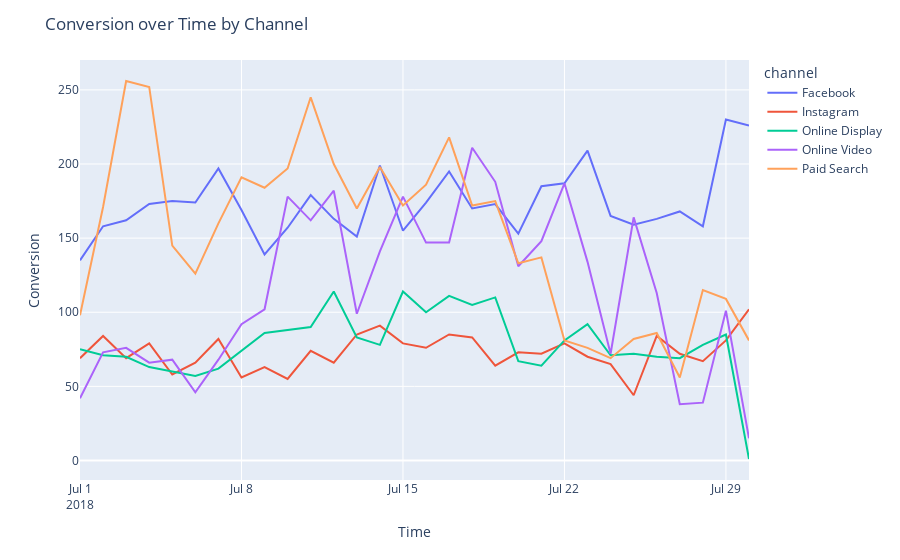

The cell this chart's notebook holds for it:
### Code cell
fig = px.line(conversions, x = 'time', y = 'conversion', color = 'channel')
fig.update_layout(title = 'Conversion over Time by Channel',
                  xaxis_title = 'Time',
                  yaxis_title = 'Conversion')
fig.show()

### Figure 1 — Plotly figure (JSON) as saved in the notebook; plotly's stock layout.template omitted (floating-point values rounded to 4 significant figures)
{"data": [{"hovertemplate": "channel=Facebook<br>time=%{x}<br>conversion=%{y}<extra></extra>", "legendgroup": "Facebook", "line": {"color": "#636efa", "dash": "solid"}, "marker": {"symbol": "circle"}, "mode": "lines", "name": "Facebook", "orientation": "v", "showlegend": true, "type": "scatter", "x": ["2018-07-01", "2018-07-02", "2018-07-03", "2018-07-04", "2018-07-05", "2018-07-06", "2018-07-07", "2018-07-08", "2018-07-09", "2018-07-10", "2018-07-11", "2018-07-12", "2018-07-13", "2018-07-14", "2018-07-15", "2018-07-16", "2018-07-17", "2018-07-18", "2018-07-19", "2018-07-20", "2018-07-21", "2018-07-22", "2018-07-23", "2018-07-24", "2018-07-25", "2018-07-26", "2018-07-27", "2018-07-28", "2018-07-29", "2018-07-30"], "xaxis": "x", "y": [135, 158, 162, 173, 175, 174, 197, 169, 139, 157, 179, 163, 151, 199, 155, 174, 195, 170, 173, 153, 185, 187, 209, 165, 159, 163, 168, 158, 230, 226], "yaxis": "y"}, {"hovertemplate": "channel=Instagram<br>time=%{x}<br>conversion=%{y}<extra></extra>", "legendgroup": "Instagram", "line": {"color": "#EF553B", "dash": "solid"}, "marker": {"symbol": "circle"}, "mode": "lines", "name": "Instagram", "orientation": "v", "showlegend": true, "type": "scatter", "x": ["2018-07-01", "2018-07-02", "2018-07-03", "2018-07-04", "2018-07-05", "2018-07-06", "2018-07-07", "2018-07-08", "2018-07-09", "2018-07-10", "2018-07-11", "2018-07-12", "2018-07-13", "2018-07-14", "2018-07-15", "2018-07-16", "2018-07-17", "2018-07-18", "2018-07-19", "2018-07-20", "2018-07-21", "2018-07-22", "2018-07-23", "2018-07-24", "2018-07-25", "2018-07-26", "2018-07-27", "2018-07-28", "2018-07-29", "2018-07-30"], "xaxis": "x", "y": [69, 84, 69, 79, 58, 66, 82, 56, 63, 55, 74, 66, 85, 91, 79, 76, 85, 83, 64, 73, 72, 79, 70, 65, 44, 84, 72, 67, 81, 102], "yaxis": "y"}, {"hovertemplate": "channel=Online Display<br>time=%{x}<br>conversion=%{y}<extra></extra>", "legendgroup": "Online Display", "line": {"color": "#00cc96", "dash": "solid"}, "marker": {"symbol": "circle"}, "mode": "lines", "name": "Online Display", "orientation": "v", "showlegend": true, "type": "scatter", "x": ["2018-07-01", "2018-07-02", "2018-07-03", "2018-07-04", "2018-07-06", "2018-07-07", "2018-07-09", "2018-07-11", "2018-07-12", "2018-07-13", "2018-07-14", "2018-07-15", "2018-07-16", "2018-07-17", "2018-07-18", "2018-07-19", "2018-07-20", "2018-07-21", "2018-07-22", "2018-07-23", "2018-07-24", "2018-07-25", "2018-07-26", "2018-07-27", "2018-07-28", "2018-07-29", "2018-07-30"], "xaxis": "x", "y": [75, 71, 70, 63, 57, 62, 86, 90, 114, 83, 78, 114, 100, 111, 105, 110, 67, 64, 81, 92, 71, 72, 70, 69, 78, 85, 1], "yaxis": "y"}, {"hovertemplate": "channel=Online Video<br>time=%{x}<br>conversion=%{y}<extra></extra>", "legendgroup": "Online Video", "line": {"color": "#ab63fa", "dash": "solid"}, "marker": {"symbol": "circle"}, "mode": "lines", "name": "Online Video", "orientation": "v", "showlegend": true, "type": "scatter", "x": ["2018-07-01", "2018-07-02", "2018-07-03", "2018-07-04", "2018-07-05", "2018-07-06", "2018-07-07", "2018-07-08", "2018-07-09", "2018-07-10", "2018-07-11", "2018-07-12", "2018-07-13", "2018-07-14", "2018-07-15", "2018-07-16", "2018-07-17", "2018-07-18", "2018-07-19", "2018-07-20", "2018-07-21", "2018-07-22", "2018-07-23", "2018-07-24", "2018-07-25", "2018-07-26", "2018-07-27", "2018-07-28", "2018-07-29", "2018-07-30"], "xaxis": "x", "y": [42, 73, 76, 66, 68, 46, 68, 92, 102, 178, 162, 182, 99, 141, 178, 147, 147, 211, 188, 131, 148, 187, 134, 72, 164, 113, 38, 39, 101, 15], "yaxis": "y"}, {"hovertemplate": "channel=Paid Search<br>time=%{x}<br>conversion=%{y}<extra></extra>", "legendgroup": "Paid Search", "line": {"color": "#FFA15A", "dash": "solid"}, "marker": {"symbol": "circle"}, "mode": "lines", "name": "Paid Search", "orientation": "v", "showlegend": true, "type": "scatter", "x": ["2018-07-01", "2018-07-02", "2018-07-03", "2018-07-04", "2018-07-05", "2018-07-06", "2018-07-07", "2018-07-08", "2018-07-09", "2018-07-10", "2018-07-11", "2018-07-12", "2018-07-13", "2018-07-14", "2018-07-15", "2018-07-16", "2018-07-17", "2018-07-18", "2018-07-19", "2018-07-20", "2018-07-21", "2018-07-22", "2018-07-23", "2018-07-24", "2018-07-25", "2018-07-26", "2018-07-27", "2018-07-28", "2018-07-29", "2018-07-30"], "xaxis": "x", "y": [98, 171, 256, 252, 145, 126, 160, 191, 184, 197, 245, 200, 170, 198, 172, 186, 218, 172, 175, 133, 137, 81, 76, 69, 82, 86, 56, 115, 109, 81], "yaxis": "y"}], "layout": {"autosize": true, "legend": {"title": {"text": "channel"}, "tracegroupgap": 0}, "margin": {"t": 60}, "title": {"text": "Conversion over Time by Channel"}, "xaxis": {"anchor": "y", "autorange": true, "domain": [0, 1], "range": ["2018-07-01", "2018-07-30"], "title": {"text": "Time"}, "type": "date"}, "yaxis": {"anchor": "x", "autorange": true, "domain": [0, 1], "range": [-13.17, 270.2], "title": {"text": "Conversion"}, "type": "linear"}}}
